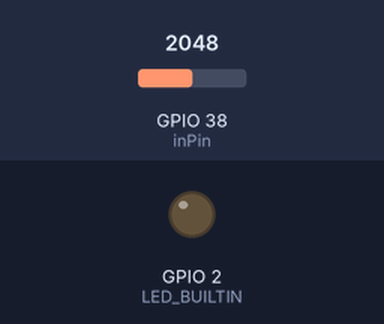
Simulated run of this program. Board: ESP32. Parts: output pins drawn as LEDs (lit = HIGH). The test bench sets the inputs (shaded band); at power-on: GPIO 38 (inPin) = 2048 (analog values on the 0–4095 scale). Nothing arrives over Bluetooth unless stated; a phone connects over Bluetooth LE 3 s after start; what the program prints to the serial monitor is not drawn.

Above: at 1.5 s.
1.6 s: GPIO 38 (inPin) set to 2940
5.5 s: GPIO 38 (inPin) set to 3060
At 7.7 s:
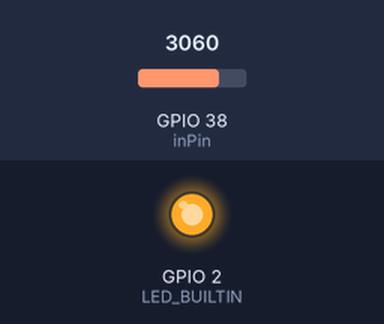
Timing chart, 0 to 9.2 s (numbered marks = the images above; inputs shaded):
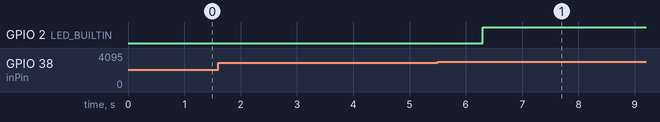

The program:

main.cpp
```cpp
#include <Arduino.h>
#include <BLEDevice.h>
#include <BLEServer.h>
#include <BLEUtils.h>

#include <iostream>
#include <stdlib.h>
#include <string.h>

#define SERVICE_UUID "0a197167-38cd-40a6-8e08-cc637b93b8ce"
#define CHARACTERISTIC_UUID "676e0287-815e-4f6f-b18a-64bcae972e90"

int threshold = 3000;
int inPin = A2; // Use with 10k ohm resistor
double startTime = 1;
double endTime = 1;
double testTime = 1;
bool flag = false;

int arrCounter = 0;   // keeps track of array position. reset on boot
double lapTimes[250]; // Empty set of laptimes

double lapTime = 1;
BLEServer *pServer;
BLECharacteristic *pCharacteristic;

// Sends data over BLE and notifies central device
void uploadTime(double time) {
  char valToSend[10] = "";
  String(time, DEC).toCharArray(valToSend, 10);
  pCharacteristic->setValue(valToSend);
  pCharacteristic->notify();
  Serial.println("time uploaded");
}

void setup() {

  for (int i = 0; i < 250; i++) { // added for safety
    lapTimes[i] = 0.00;
  }

  BLEDevice::init("FSAE Gate Timer");
  BLEDevice::setPower(ESP_PWR_LVL_P7);
  delay(200);
  Serial.begin(9600);

  delay(100);

  Serial.println("Initialization complete");

  pinMode(LED_BUILTIN, OUTPUT);
  pinMode(inPin, INPUT);

  analogReadResolution(12);

  startTime = millis();
  Serial.println("\n");
  Serial.println("FSAE GATE TIMER");

  pServer = BLEDevice::createServer();
  BLEService *pService = pServer->createService(SERVICE_UUID);

  pCharacteristic = pService->createCharacteristic(
      CHARACTERISTIC_UUID, BLECharacteristic::PROPERTY_READ |
                               BLECharacteristic::PROPERTY_WRITE |
                               BLECharacteristic::PROPERTY_NOTIFY);

  pService->start();
  BLEAdvertising *pAdvertising = pServer->getAdvertising();
  pAdvertising->start();
}

void gateTripped() {
  flag = true;
  endTime = millis();
  testTime = ((endTime - startTime) / 1000);
  startTime = millis();

  if ((testTime > 6) && (flag == true)) {
    lapTime = testTime;
    Serial.println(lapTime);

    lapTimes[arrCounter] = lapTime;
    arrCounter++;

    for (int i = 0; i < arrCounter; i++) {
      uploadTime(lapTimes[i]);
    }

    uploadTime(0.00); // Tells iPhone that the data list has finished sending
  }
}

void loop() {
  int lightData = analogRead(inPin);

  if (lightData > threshold) {
    digitalWrite(LED_BUILTIN, HIGH);
  } else {
    digitalWrite(LED_BUILTIN, LOW);
  }

  if (lightData < threshold) {
    digitalWrite(LED_BUILTIN, LOW);
    gateTripped();
    delay(3000);
  }

  // reset onboard data if command is sent from iPhone
  if (pCharacteristic->getValue() == "clear") {
    for (int i = 0; i < 250; i++) { // added for safety
      lapTimes[i] = 0.00;
    }
    arrCounter = 0;
    uploadTime(0.00);
    Serial.println("data cleared");
  }

  // send data request to iPhone
  if (pCharacteristic->getValue() == "request") {
    Serial.println("data requested");

    for (int i = 0; i < arrCounter; i++) {
      uploadTime(lapTimes[i]);
    }

    uploadTime(0.00); // Tells iPhone that the data list has finished sending
  }
}
```

Measured:
- the behaviour switches between 3000 and 3001 on GPIO 38 (inPin) (found by bisection; images 0 and 1)
- after the input at 1.6 s, every drawn part: stays the same
- after the input at 5.5 s, GPIO 2 (LED_BUILTIN): LOW → HIGH after 0.80 s
